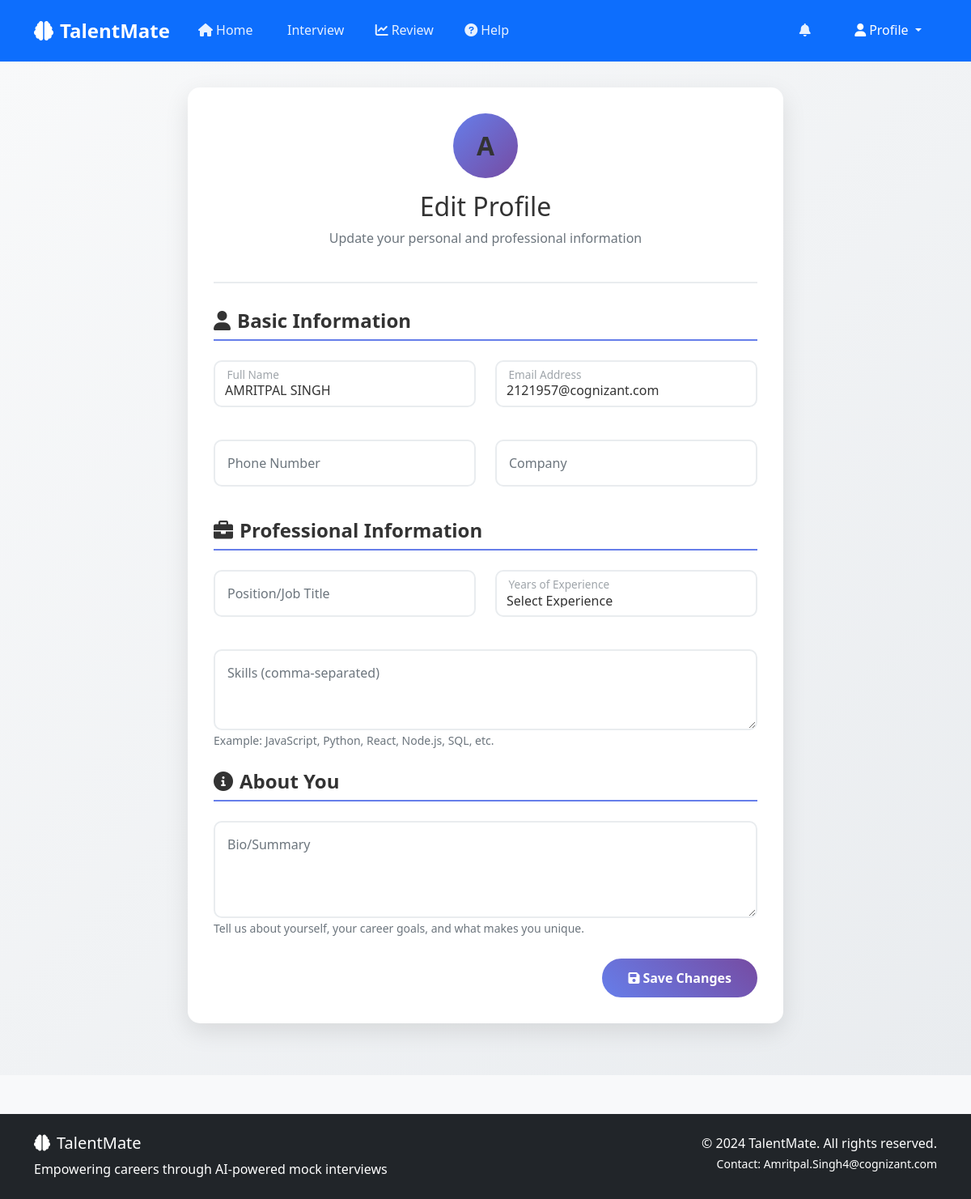
/profile/edit (signed in), run on the app's committed database.
### tables this page shows
CREATE TABLE users (
            id INTEGER PRIMARY KEY AUTOINCREMENT,
            username TEXT UNIQUE NOT NULL,
            email TEXT UNIQUE NOT NULL,
            password_hash TEXT NOT NULL,
            full_name TEXT,
            created_at TIMESTAMP DEFAULT CURRENT_TIMESTAMP
        , role TEXT DEFAULT "user", phone TEXT, company TEXT, position TEXT, experience_years INTEGER, skills TEXT, bio TEXT, profile_picture TEXT);

### app.py (the view, shortened to what this page needs)
@app.route('/profile/edit', methods=['GET', 'POST'])
@login_required
def edit_profile():
    user_info = get_user_info(session['user_id'])
    return render_template('edit_profile.html', user=user_info)

### app.py (called while the page is built)
def login_required(f):
    @wraps(f)
    def decorated_function(*args, **kwargs):
        if 'user_id' not in session:
            flash('Please log in to access this page.', 'error')
            return redirect(url_for('login'))
        return f(*args, **kwargs)
    return decorated_function

def get_user_info(user_id):
    conn = sqlite3.connect('talentmate.db')
    cursor = conn.cursor()
    cursor.execute('''
        SELECT username, email, full_name, role, phone, company, position,
               experience_years, skills, bio, profile_picture, created_at
        FROM users WHERE id = ?
    ''', (user_id,))
    user = cursor.fetchone()
    conn.close()
    return user

### templates/edit_profile.html (shortened to what this page needs)
{% extends "base.html" %}
{% block content %}
<div class="edit-profile-container">
    <div class="container">
        <div class="row justify-content-center">
            <div class="col-lg-8">
                <div class="edit-profile-card">
                    <div class="profile-header">
                        <div class="profile-avatar">
                            {{ user[2][0].upper() if user[2] else 'U' }}
                        </div>
                        <h2>Edit Profile</h2>
                        <p class="text-muted">Update your personal and professional information</p>
                    </div>
                    <form method="POST">
                        <h4 class="section-title">
                            <i class="fas fa-user me-2"></i>Basic Information
                        </h4>
                        <div class="row mb-4">
                            <div class="col-md-6">
                                <div class="form-floating mb-3">
                                    <input type="text" class="form-control" id="full_name" value="{{ user[2] or '' }}" readonly>
                                    <label for="full_name">Full Name</label>
                                </div>
                            </div>
                            <div class="col-md-6">
                                <div class="form-floating mb-3">
                                    <input type="email" class="form-control" id="email" value="{{ user[1] or '' }}" readonly>
                                    <label for="email">Email Address</label>
                                </div>
                            </div>
                        </div>
                        <div class="row mb-4">
                            <div class="col-md-6">
                                <div class="form-floating mb-3">
                                    <input type="tel" class="form-control" id="phone" name="phone" placeholder="Phone Number" value="{{ user[4] or '' }}">
                                    <label for="phone">Phone Number</label>
                                </div>
                            </div>
                            <div class="col-md-6">
                                <div class="form-floating mb-3">
                                    <input type="text" class="form-control" id="company" name="company" placeholder="Company" value="{{ user[5] or '' }}">
                                    <label for="company">Company</label>
                                </div>
                            </div>
                        </div>
                        <h4 class="section-title">
                            <i class="fas fa-briefcase me-2"></i>Professional Information
                        </h4>
                        <div class="row mb-4">
                            <div class="col-md-6">
                                <div class="form-floating mb-3">
                                    <input type="text" class="form-control" id="position" name="position" placeholder="Position" value="{{ user[6] or '' }}">
                                    <label for="position">Position/Job Title</label>
                                </div>
                            </div>
                            <div class="col-md-6">
                                <div class="form-floating mb-3">
                                    <select class="form-control" id="experience_years" name="experience_years">
                                        <option value="">Select Experience</option>
                                    </select>
                                    <label for="experience_years">Years of Experience</label>
                                </div>
                            </div>
                        </div>
                        <div class="mb-4">
                            <div class="form-floating">
                                <textarea class="form-control" id="skills" name="skills" placeholder="Skills" style="height: 100px">{{ user[8] or '' }}</textarea>
                                <label for="skills">Skills (comma-separated)</label>
                            </div>
                            <small class="form-text text-muted">
                                Example: JavaScript, Python, React, Node.js, SQL, etc.
                            </small>
                        </div>
                        <h4 class="section-title">
                            <i class="fas fa-info-circle me-2"></i>About You
                        </h4>
                        <div class="mb-4">
                            <div class="form-floating">
                                <textarea class="form-control" id="bio" name="bio" placeholder="Bio" style="height: 120px">{{ user[9] or '' }}</textarea>
                                <label for="bio">Bio/Summary</label>
                            </div>
                            <small class="form-text text-muted">
                                Tell us about yourself, your career goals, and what makes you unique.
                            </small>
                        </div>
                        <div class="d-flex justify-content-between">
                            <a href="{{ url_for('profile') }}" class="btn btn-outline-secondary">
                                <i class="fas fa-arrow-left me-1"></i>Back to Profile
                            </a>
                            <button type="submit" class="btn btn-save">
                                <i class="fas fa-save me-1"></i>Save Changes
                            </button>
                        </div>
                    </form>
                </div>
            </div>
        </div>
    </div>
</div>
{% endblock %}

### static/css/style.css (style rules this page uses)
:root { --primary-color: #667eea; --primary-dark: #764ba2; --success-color: #28a745; --warning-color: #ffc107; --danger-color: #dc3545; --info-color: #17a2b8; --light-color: #f8f9fa; --dark-color: #343a40; --font-family: 'Segoe UI', Tahoma, Geneva, Verdana, sans-serif; --border-radius: 10px; --box-shadow: 0 8px 25px rgba(0,0,0,0.1); --transition: all 0.3s ease; --navbar-height: 76px; }
* { margin: 0; padding: 0; box-sizing: border-box; }
body { font-family: var(--font-family); line-height: 1.6; color: #333 !important; background-color: #f8f9fa; min-height: 100vh; padding-top: var(--navbar-height); }
* { color: inherit; }
p, span, div, h1, h2, h3, h4, h5, h6, label, li, td, th { color: #333 !important; }
.text-muted { color: #6c757d !important; }
.container { opacity: 1 !important; visibility: visible !important; }
.form-control, .form-select { border: 2px solid #e9ecef !important; }
.btn { border-radius: var(--border-radius); font-weight: 500; padding: 0.5rem 1.5rem; transition: var(--transition); border: none; }
.form-control, .form-select { border-radius: var(--border-radius); border: 2px solid #e9ecef; padding: 0.75rem 1rem; transition: var(--transition); font-size: 1rem; color: #333 !important; background-color: white !important; }
.form-floating > label { padding: 1rem; color: #6c757d !important; }
.form-text { color: #6c757d !important; }
textarea { color: #333 !important; background-color: white !important; }
input[type="text"], input[type="email"], input[type="password"] { color: #333 !important; background-color: white !important; }
.btn { color: white !important; }
.btn * { color: white !important; }
.section-title { color: #333 !important; }
body, html { color: #333 !important; }

### templates/edit_profile.html (style rules this page uses)
.edit-profile-container { padding: 2rem 0; min-height: 100vh; background: linear-gradient(135deg, #f8f9fa 0%, #e9ecef 100%); }
.edit-profile-card { background: white; border-radius: 15px; box-shadow: 0 10px 30px rgba(0,0,0,0.1); padding: 2rem; margin-bottom: 2rem; }
.profile-header { text-align: center; margin-bottom: 2rem; padding-bottom: 1.5rem; border-bottom: 2px solid #e9ecef; }
.profile-avatar { width: 80px; height: 80px; border-radius: 50%; background: linear-gradient(135deg, #667eea, #764ba2); display: flex; align-items: center; justify-content: center; color: white; font-size: 2rem; font-weight: bold; margin: 0 auto 1rem; }
.form-control { border-radius: 10px; border: 2px solid #e9ecef; padding: 0.75rem 1rem; transition: all 0.3s ease; }
.btn-save { background: linear-gradient(45deg, #667eea, #764ba2); border: none; padding: 0.75rem 2rem; color: white; border-radius: 25px; font-weight: bold; transition: all 0.3s ease; }
.section-title { color: #667eea; font-weight: bold; margin-bottom: 1.5rem; padding-bottom: 0.5rem; border-bottom: 2px solid #667eea; }
.form-floating label { color: #666; }
.form-floating .form-control:focus ~ label, .form-floating .form-control:not(:placeholder-shown) ~ label { color: #667eea; }

### data on the page
users: full_name "A", full_name "AMRITPAL SINGH", email "2121957@cognizant.com"
